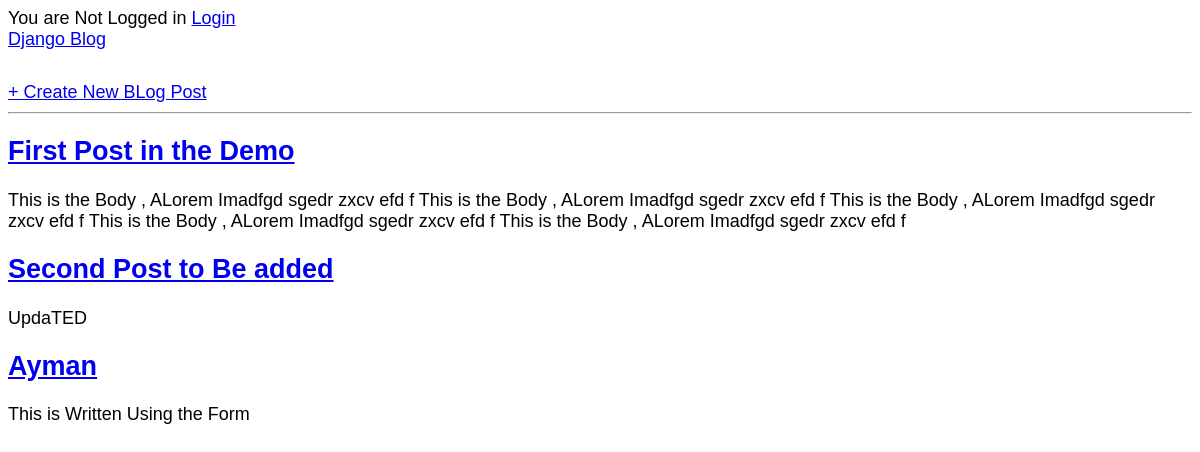
The page / on the database its author committed.
### blog/models.py (models this page shows, shortened)
class Post(models.Model) :
    title  = models.CharField(max_length=200)
    body = models.TextField()
    author = models.ForeignKey('auth.User' , on_delete=models.CASCADE)

### blog/views.py (the view)
# urls.py: path('', BlogListView.as_view(), name="home"),
class BlogListView(ListView):
    model = Post
    template_name = 'home.html'

### templates/home.html (shortened to what this page needs)
<!DOCTYPE html>
{% extends 'base.html' %}
    {% block content %} {% for post in object_list %}
    <div>
      <h2>
        <a href="{% url 'post_detail' post.pk %}">
          {{ post.title }}
        </a>
      </h2>
      <p>{{ post.body }}</p>
    </div>
    {% endfor %} {% endblock content%}

### static/css/base.css (style rules this page uses)
body { font-family: "Source Sans Pro", sans-serif; font-size: 18px; }

### rows shown on the page
Post: title "First Post in the Demo", body "This is the Body , ALorem Imadfgd sgedr zxcv efd f This is the Body , ALorem Imadfgd sgedr zxcv efd f This is the Body , ALorem Imadfgd sgedr zxcv efd f This is the Body , ALorem Imadfgd sgedr zxcv efd f This is the Body , ALorem Imadfgd sgedr zxcv efd f"
Post: title "Second Post to Be added", body "UpdaTED"
Post: title "Ayman", body "This is Written Using the Form"
